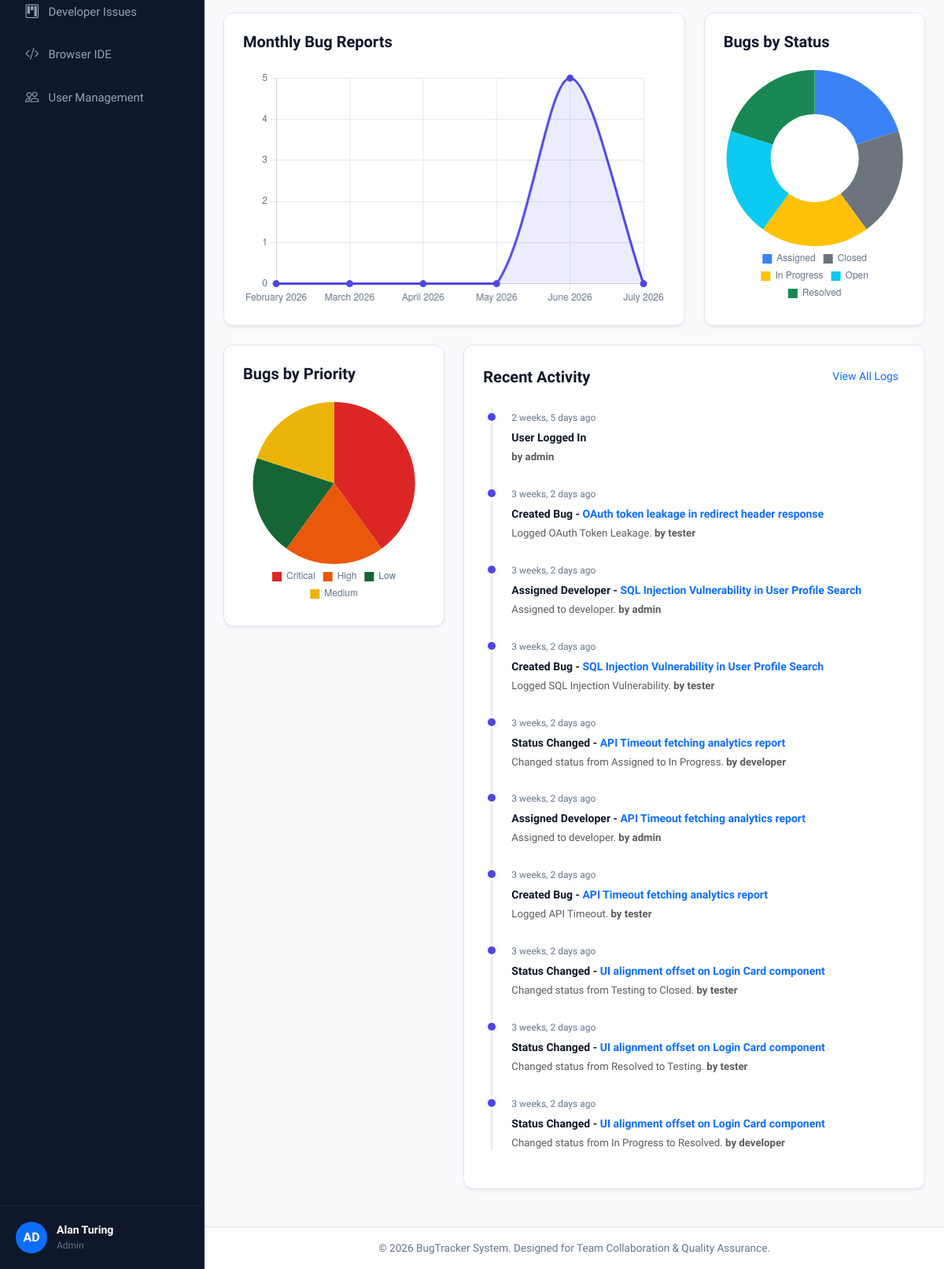
Before: /dashboard/ (signed in, lower part) with the older database file.
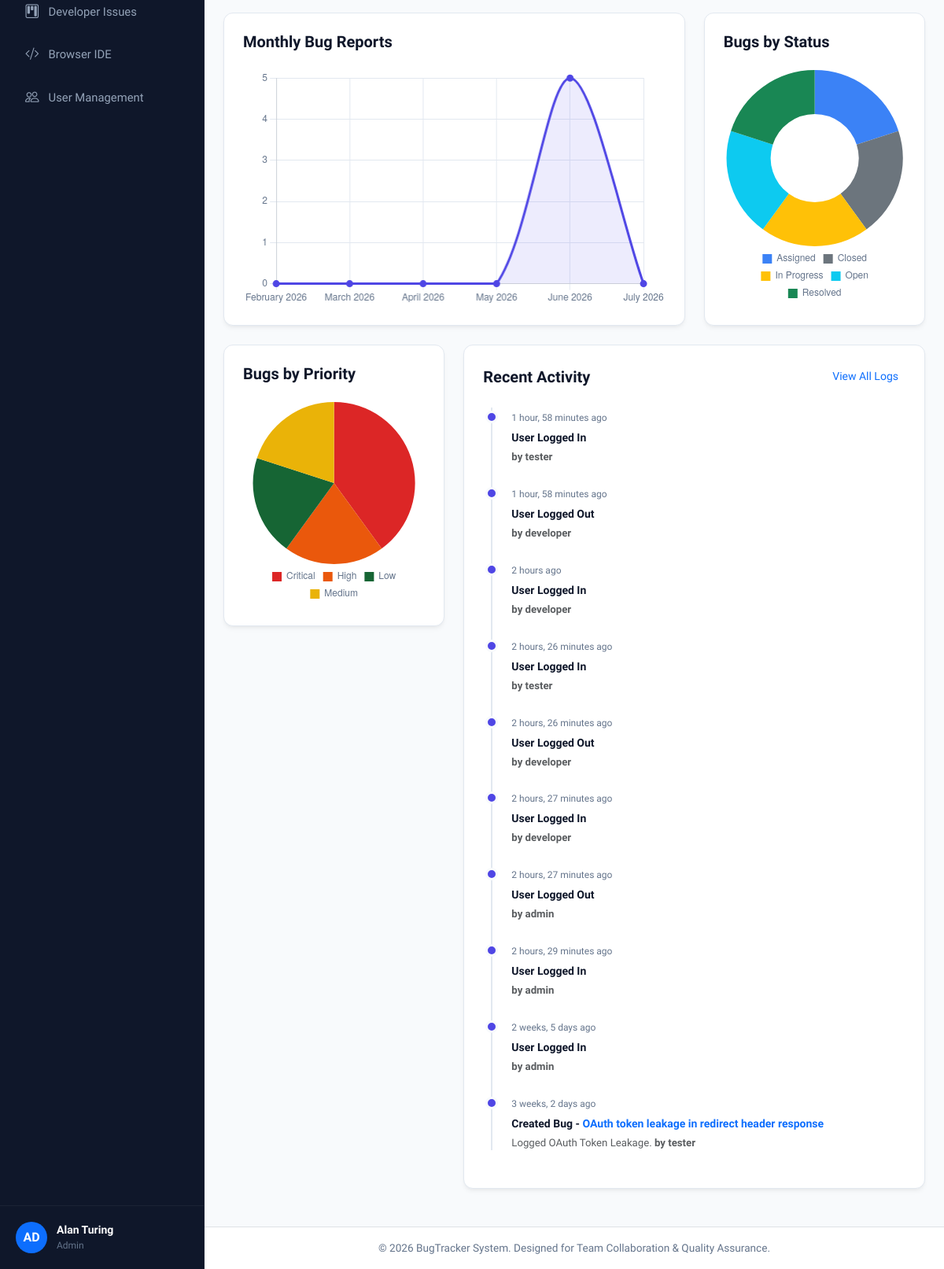
After: the same page with the newer database file.
### tracker/models.py (models this page shows, shortened)
class ActivityLog(models.Model):
    user = models.ForeignKey(User, on_delete=models.CASCADE, related_name='activity_logs')
    bug = models.ForeignKey(Bug, on_delete=models.CASCADE, null=True, blank=True, related_name='activity_logs')
    action = models.CharField(max_length=100) # e.g. Created Bug, Assigned Developer, Changed Status, Comment Added
    details = models.TextField(blank=True, null=True)
    created_at = models.DateTimeField(auto_now_add=True)
    class Meta:
        ordering = ['-created_at']

class Bug(models.Model):
    title = models.CharField(max_length=255)
    description = models.TextField()
    project_name = models.CharField(max_length=100)
    module_name = models.CharField(max_length=100)
    bug_type = models.CharField(max_length=50, choices=BUG_TYPE_CHOICES, default=BUG_TYPE_FUNCTIONAL)
    priority = models.CharField(max_length=20, choices=PRIORITY_CHOICES, default=PRIORITY_MEDIUM)
    severity = models.CharField(max_length=20, choices=SEVERITY_CHOICES, default=SEVERITY_MAJOR)
    status = models.CharField(max_length=20, choices=STATUS_CHOICES, default=STATUS_OPEN)
    created_by = models.ForeignKey(User, on_delete=models.SET_NULL, null=True, related_name='created_bugs')
    assigned_to = models.ForeignKey(User, on_delete=models.SET_NULL, null=True, blank=True, related_name='assigned_bugs')
    created_at = models.DateTimeField(auto_now_add=True)
    updated_at = models.DateTimeField(auto_now=True)
    class Meta:
        ordering = ['-created_at']

### tracker/views.py (the view, shortened to what this page needs)
# urls.py: path('dashboard/', views.dashboard_view, name='dashboard'),
@login_required
def dashboard_view(request):
    user = request.user
    role = user.profile.role
    if role == ROLE_DEVELOPER:
        bugs_qs = Bug.objects.filter(assigned_to=user)
    else:
        bugs_qs = Bug.objects.all()
    total_bugs = bugs_qs.count()
    open_bugs = bugs_qs.filter(status=STATUS_OPEN).count()
    assigned_bugs = bugs_qs.filter(status=STATUS_ASSIGNED).count()
    in_progress_bugs = bugs_qs.filter(status=STATUS_IN_PROGRESS).count()
    resolved_bugs = bugs_qs.filter(status=STATUS_RESOLVED).count()
    closed_bugs = bugs_qs.filter(status=STATUS_CLOSED).count()
    critical_bugs = bugs_qs.filter(priority=PRIORITY_CRITICAL).count()
    if role == ROLE_ADMIN:
        recent_activities = ActivityLog.objects.all()[:10]
    else:
        recent_activities = ActivityLog.objects.filter(
            Q(user=user) | Q(bug__assigned_to=user) | Q(bug__created_by=user)
        )[:10]
    priority_counts = bugs_qs.values('priority').annotate(count=Count('id'))
    status_counts = bugs_qs.values('status').annotate(count=Count('id'))
    priority_data = {item['priority']: item['count'] for item in priority_counts}
    status_data = {item['status']: item['count'] for item in status_counts}
    monthly_reports = []
    current_date = timezone.now()
    for i in range(5, -1, -1):
        target_date = current_date - datetime.timedelta(days=i*30)
        month_name = target_date.strftime('%B %Y')
        month_bugs = bugs_qs.filter(
            created_at__year=target_date.year,
            created_at__month=target_date.month
        ).count()
        monthly_reports.append({'month': month_name, 'count': month_bugs})
    dev_metrics = {}
    tester_metrics = {}
    today = timezone.now().date()
    context = {
        'total_bugs': total_bugs,
        'open_bugs': open_bugs,
        'assigned_bugs': assigned_bugs,
        'in_progress_bugs': in_progress_bugs,
        'resolved_bugs': resolved_bugs,
        'closed_bugs': closed_bugs,
        'critical_bugs': critical_bugs,
        'recent_activities': recent_activities,
        'priority_data': priority_data,
        'status_data': status_data,
        'monthly_reports': monthly_reports,
        'dev_metrics': dev_metrics,
        'tester_metrics': tester_metrics,
        'role': role,
    }
    return render(request, 'tracker/dashboard.html', context)

### tracker/context_processors.py (called while the page is built)
def global_settings(request):
    if request.user.is_authenticated:
        unread_notifications = Notification.objects.filter(recipient=request.user, is_read=False)
        unread_count = unread_notifications.count()
        role = None
        if hasattr(request.user, 'profile'):
            role = request.user.profile.role
        return {
            'global_unread_notifications': unread_notifications[:5],
            'global_unread_count': unread_count,
            'global_user_role': role,
        }
    return {
        'global_unread_notifications': [],
        'global_unread_count': 0,
        'global_user_role': None,
    }

### tracker/templates/tracker/dashboard.html (shortened to what the changed rows need)
{% extends 'base.html' %}
{% block content %}
{% if role == 'Developer' %}
  <div class="row mb-4">
    <div class="col-md-4">
      <div class="card-custom metric-card">
        <div class="metric-info">
          <h5>Assigned Projects</h5>
          <h2>{{ dev_metrics.assigned_projects|length }}</h2>
        </div>
        <div class="metric-icon bg-light-primary text-primary" style="background-color: rgba(79, 70, 229, 0.1);">
          <i class="bi bi-folder-check"></i>
        </div>
      </div>
    </div>
    <div class="col-md-4">
      <div class="card-custom metric-card">
        <div class="metric-info">
          <h5>Open Issues</h5>
          <h2>{{ dev_metrics.open_issues_count }}</h2>
        </div>
        <div class="metric-icon text-warning" style="background-color: rgba(255, 193, 7, 0.1);">
          <i class="bi bi-exclamation-circle-fill"></i>
        </div>
      </div>
    </div>
    <div class="col-md-4">
      <div class="card-custom metric-card">
        <div class="metric-info">
          <h5>Completed Tasks</h5>
          <h2>{{ dev_metrics.completed_tasks_count }}</h2>
        </div>
        <div class="metric-icon text-success" style="background-color: rgba(25, 135, 84, 0.1);">
          <i class="bi bi-check-circle-fill"></i>
        </div>
      </div>
    </div>
  </div>
  <div class="row">
    <div class="col-lg-7 mb-4">
      <div class="card-custom mb-4">
        <h5 class="card-title fw-bold mb-3">Assigned Projects</h5>
        <div class="list-group list-group-flush bg-transparent">
          {% if dev_metrics.assigned_projects %}
            {% for project in dev_metrics.assigned_projects %}
              <div class="list-group-item bg-transparent text-main px-0 py-3 border-bottom d-flex align-items-center justify-content-between" style="border-color: var(--border-color) !important;">
                <div class="d-flex align-items-center gap-3">
                  <i class="bi bi-folder2 text-primary fs-5"></i>
                  <div>
                    <strong class="d-block">{{ project }}</strong>
                  </div>
                </div>
                <span class="badge bg-primary rounded px-2">Active</span>
              </div>
            {% endfor %}
          {% else %}
            <p class="text-muted text-center py-4">No active projects assigned.</p>
          {% endif %}
        </div>
      </div>
      <div class="card-custom">
        <div class="d-flex align-items-center justify-content-between mb-3">
          <h5 class="card-title fw-bold m-0">Recently Updated Issues</h5>
          <a href="{% url 'dev_issue_list' %}" class="btn btn-sm btn-link text-primary text-decoration-none">View All</a>
        </div>
        <div class="list-group list-group-flush bg-transparent">
          {% if dev_metrics.recently_updated_issues %}
            {% for issue in dev_metrics.recently_updated_issues %}
              <a href="{% url 'dev_issue_detail' issue.pk %}" class="list-group-item list-group-item-action bg-transparent text-main px-0 py-3 border-bottom d-flex align-items-center justify-content-between text-decoration-none" style="border-color: var(--border-color) !important;">
                <div>
                  <strong class="d-block text-primary">{{ issue.issue_id }}: {{ issue.error_encountered }}</strong>
                  <span class="text-muted small">Updated: {{ issue.updated_at|date:"M d, H:i" }}</span>
                </div>
                <div>
                  {% if issue.tester_status == 'Pending' %}
                    <span class="badge bg-secondary text-white rounded px-2">Pending</span>
                  {% elif issue.tester_status == 'Testing' %}
                    <span class="badge bg-primary text-white rounded px-2">Testing</span>
                  {% elif issue.tester_status == 'Completed' %}
                    <span class="badge bg-success text-white rounded px-2">Completed</span>
                  {% else %}
                    <span class="badge bg-warning text-dark rounded px-2">{{ issue.tester_status }}</span>
                  {% endif %}
                </div>
              </a>
            {% endfor %}
          {% else %}
            <p class="text-muted text-center py-4">No recent updates.</p>
          {% endif %}
        </div>
      </div>
    </div>
    <div class="col-lg-5 mb-4">
      <div class="card-custom">
        <h5 class="card-title fw-bold mb-4">My Bug Trends</h5>
        <div style="position: relative; height: 300px;">
          <canvas id="monthlyTrendChart"></canvas>
        </div>
      </div>
    </div>
  </div>
{% else %}
  <div class="row">
    <div class="col-lg-8">
      <div class="card-custom" style="min-height: 324px;">
        <div class="timeline-container">
          {% if recent_activities %}
            {% for log in recent_activities %}
              <div class="timeline-item">
                <span class="timeline-timestamp">{{ log.created_at|timesince }} ago</span>
                <div class="timeline-title">
                  {{ log.action }}
                  {% if log.bug %}
                    - <a href="{% url 'bug_detail' log.bug.pk %}" class="text-primary text-decoration-none">{{ log.bug.title }}</a>
                  {% endif %}
                </div>
                <div class="timeline-details text-muted">
                  {{ log.details|default:"" }} <span class="fw-semibold">by {{ log.user.username }}</span>
                </div>
              </div>
            {% endfor %}
          {% else %}
            <div class="text-center py-5 text-muted">
              <i class="bi bi-activity d-block mb-2" style="font-size: 2rem;"></i>
              No logged actions yet.
            </div>
          {% endif %}
        </div>
      </div>
    </div>
  </div>
{% endif %}
{% endblock %}

Changed rows visible on the page:
no longer on this page (row unchanged): ActivityLog: created_at "3 weeks, 2 days", action "Assigned Developer", bug "SQL Injection Vulnerability in User Profile Search", details "Assigned to developer.", user.username "admin"
no longer on this page (row unchanged): ActivityLog: created_at "3 weeks, 2 days", action "Created Bug", bug "SQL Injection Vulnerability in User Profile Search", details "Logged SQL Injection Vulnerability.", user.username "tester"
no longer on this page (row unchanged): ActivityLog: created_at "3 weeks, 2 days", action "Status Changed", bug "API Timeout fetching analytics report", details "Changed status from Assigned to In Progress.", user.username "developer"
no longer on this page (row unchanged): ActivityLog: created_at "3 weeks, 2 days", action "Assigned Developer", bug "API Timeout fetching analytics report", details "Assigned to developer.", user.username "admin"
no longer on this page (row unchanged): ActivityLog: created_at "3 weeks, 2 days", action "Created Bug", bug "API Timeout fetching analytics report", details "Logged API Timeout.", user.username "tester"
no longer on this page (row unchanged): ActivityLog: created_at "3 weeks, 2 days", action "Status Changed", bug "UI alignment offset on Login Card component", details "Changed status from Testing to Closed.", user.username "tester"
no longer on this page (row unchanged): ActivityLog: created_at "3 weeks, 2 days", action "Status Changed", bug "UI alignment offset on Login Card component", details "Changed status from Resolved to Testing.", user.username "tester"
no longer on this page (row unchanged): ActivityLog: created_at "3 weeks, 2 days", action "Status Changed", bug "UI alignment offset on Login Card component", details "Changed status from In Progress to Resolved.", user.username "developer"
added ActivityLog: created_at "1 hour, 58 minutes", action "User Logged In", user.username "tester"
added ActivityLog: created_at "1 hour, 58 minutes", action "User Logged Out", user.username "developer"
added ActivityLog: created_at "2 hours", action "User Logged In", user.username "developer"
added ActivityLog: created_at "2 hours, 26 minutes", action "User Logged In", user.username "tester"
added ActivityLog: created_at "2 hours, 26 minutes", action "User Logged Out", user.username "developer"
added ActivityLog: created_at "2 hours, 27 minutes", action "User Logged In", user.username "developer"
added ActivityLog: created_at "2 hours, 27 minutes", action "User Logged Out", user.username "admin"
added ActivityLog: created_at "2 hours, 29 minutes", action "User Logged In", user.username "admin"
